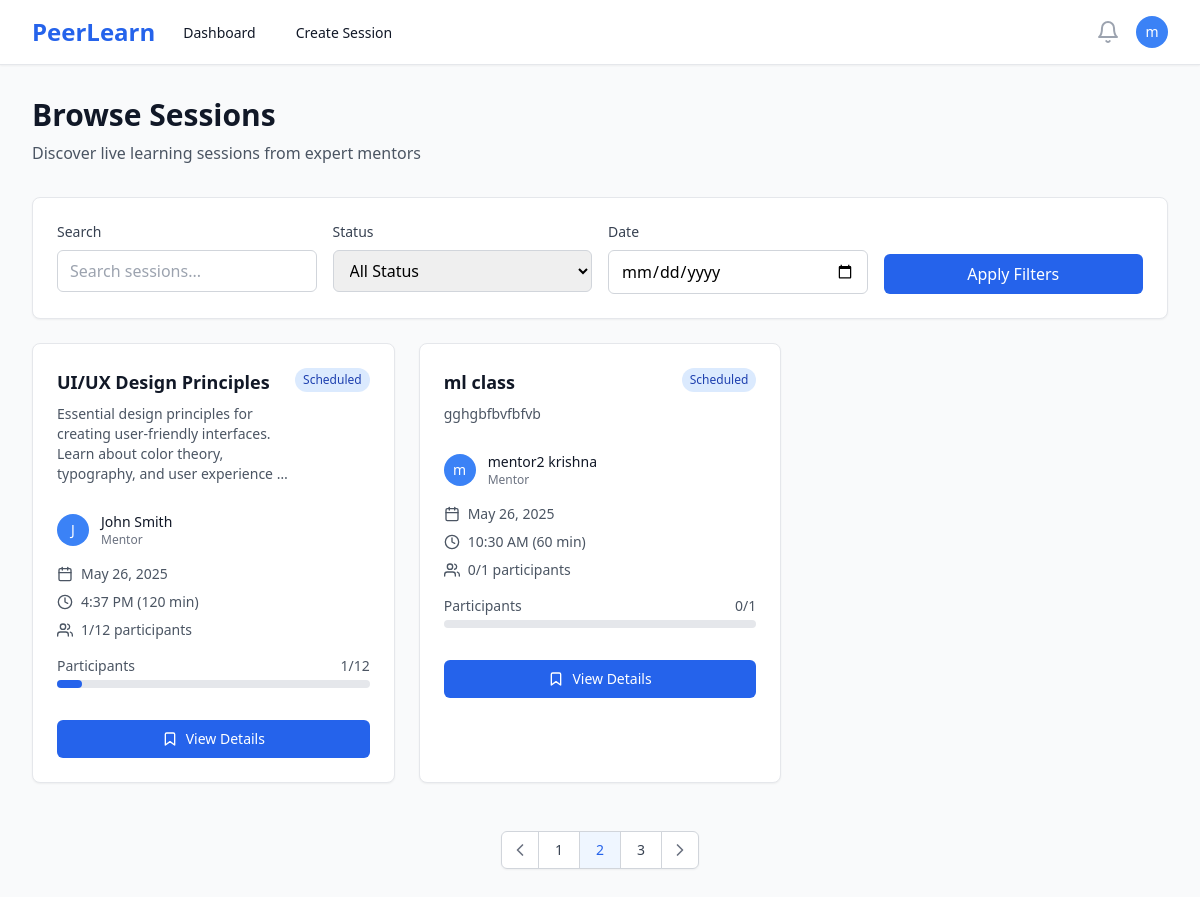
Page /sessions/ (signed in) on the earlier database version.
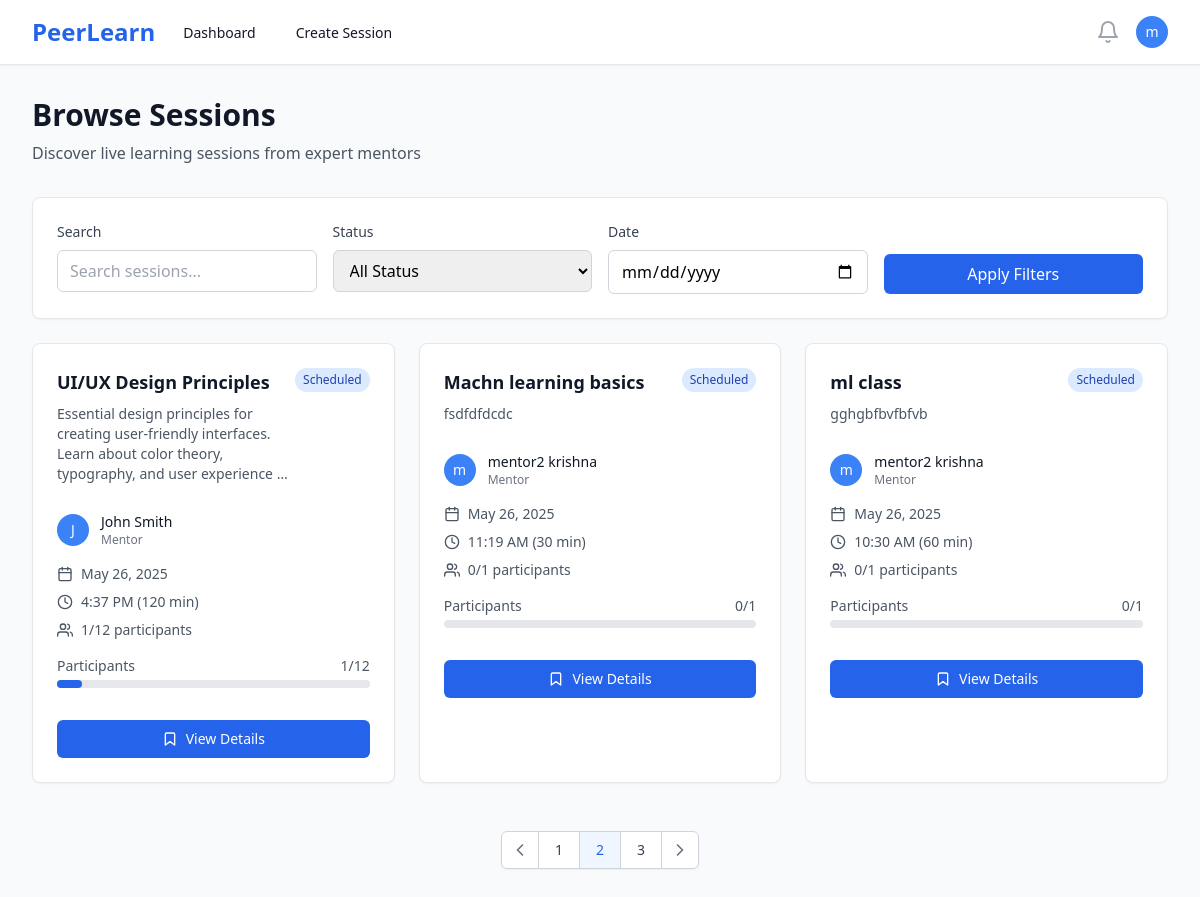
Same page on the later database version.
### users/models.py (models this page shows, shortened)
class User(AbstractUser):
    ROLE_CHOICES = [
        ('mentor', 'Mentor'),
        ('learner', 'Learner'),
    ]
    id = models.UUIDField(primary_key=True, default=uuid.uuid4, editable=False)
    role = models.CharField(max_length=10, choices=ROLE_CHOICES, default='learner')
    bio = models.TextField(blank=True, null=True)
    skills = models.CharField(max_length=500, blank=True, help_text="Comma-separated skills for recommendation matching")
    expertise = models.CharField(max_length=100, blank=True, help_text="Primary domain/area of expertise")
    profile_image = models.ImageField(upload_to='profiles/', blank=True, null=True)
    created_at = models.DateTimeField(auto_now_add=True)
    updated_at = models.DateTimeField(auto_now=True)
    @property
    def is_mentor(self):
        return self.role == 'mentor'

### sessions/models.py (models this page shows, shortened)
class Session(models.Model):
    STATUS_CHOICES = [
        ('draft', 'Draft'),
        ('scheduled', 'Scheduled'),
        ('live', 'Live'),
        ('completed', 'Completed'),
        ('cancelled', 'Cancelled'),
    ]
    CATEGORY_CHOICES = [
        ('programming', 'Programming & Development'),
        ('data-science', 'Data Science & Analytics'),
        ('web-development', 'Web Development'),
        ('mobile-development', 'Mobile Development'),
        ('ai-ml', 'AI & Machine Learning'),
        ('design', 'UI/UX Design'),
        ('business', 'Business & Marketing'),
        ('language', 'Language Learning'),
        ('music', 'Music & Arts'),
        ('fitness', 'Health & Fitness'),
        ('other', 'Other'),
    ]
    id = models.UUIDField(primary_key=True, default=uuid.uuid4, editable=False)
    mentor = models.ForeignKey(User, on_delete=models.CASCADE, related_name='mentor_sessions')
    title = models.CharField(max_length=200)
    description = models.TextField()
    thumbnail = models.ImageField(upload_to='session_thumbnails/', blank=True, null=True, help_text="Session cover image")
    category = models.CharField(max_length=50, choices=CATEGORY_CHOICES, blank=True, help_text="Session category for recommendations")
    skills = models.TextField(blank=True, help_text="Comma-separated skills for ML matching")
    price = models.DecimalField(max_digits=8, decimal_places=2, null=True, blank=True, help_text="Price in INR, null for free sessions")
    schedule = models.DateTimeField()
    duration = models.IntegerField(help_text="Duration in minutes")
    max_participants = models.IntegerField(default=10)
    status = models.CharField(max_length=20, choices=STATUS_CHOICES, default='draft')
    created_at = models.DateTimeField(auto_now_add=True)
    updated_at = models.DateTimeField(auto_now=True)
    class Meta:
        ordering = ['-schedule']
    @property
    def current_participants(self):
        return self.bookings.filter(status='confirmed').count()
    @property
    def is_full(self):
        return self.current_participants >= self.max_participants

### sessions/views.py (the view)
# urls.py: path('', views.session_list, name='session_list'),
@login_required
def session_list(request):
    sessions = Session.objects.filter(
        status='scheduled',
        schedule__gt=timezone.now()
    ).select_related('mentor')
    return render(request, 'sessions/list.html', {'sessions': sessions})

### templates/sessions/list.html (shortened to what this page needs)
{% extends 'base.html' %}
{% block content %}
<div class="max-w-7xl mx-auto px-4 sm:px-6 lg:px-8 py-8">
    <div class="mb-8">
        <h1 class="text-3xl font-bold text-gray-900">Browse Sessions</h1>
        <p class="mt-2 text-gray-600">Discover live learning sessions from expert mentors</p>
    </div>
    <div class="bg-white rounded-lg shadow-sm border border-gray-200 p-6 mb-6">
        <div class="grid grid-cols-1 md:grid-cols-4 gap-4">
            <div>
                <label class="block text-sm font-medium text-gray-700 mb-2">Search</label>
                <input type="text"
                       placeholder="Search sessions..."
                       class="w-full px-3 py-2 border border-gray-300 rounded-md focus:ring-blue-500 focus:border-blue-500">
            </div>
            <div>
                <label class="block text-sm font-medium text-gray-700 mb-2">Status</label>
                <select class="w-full px-3 py-2 border border-gray-300 rounded-md focus:ring-blue-500 focus:border-blue-500">
                    <option value="">All Status</option>
                </select>
            </div>
            <div>
                <label class="block text-sm font-medium text-gray-700 mb-2">Date</label>
                <input type="date"
                       class="w-full px-3 py-2 border border-gray-300 rounded-md focus:ring-blue-500 focus:border-blue-500">
            </div>
            <div class="flex items-end">
                <button class="w-full px-4 py-2 bg-blue-600 text-white rounded-md hover:bg-blue-700 focus:outline-none focus:ring-2 focus:ring-offset-2 focus:ring-blue-500">
                    Apply Filters
                </button>
            </div>
        </div>
    </div>
    {% if sessions %}
    <div class="grid grid-cols-1 md:grid-cols-2 lg:grid-cols-3 gap-6">
        {% for session in sessions %}
        <div class="bg-white rounded-lg shadow-sm border border-gray-200 hover:shadow-md transition-shadow">
            <div class="p-6">
                <div class="flex items-start justify-between mb-4">
                    <div class="flex-1">
                        <h3 class="text-lg font-semibold text-gray-900 mb-2">
                            <a href="{% url 'session_detail' session.id %}" class="hover:text-blue-600">
                                {{ session.title }}
                            </a>
                        </h3>
                        <p class="text-sm text-gray-600 mb-3">{{ session.description|truncatewords:15 }}</p>
                    </div>
                    <span class="px-2 py-1 text-xs font-medium rounded-full flex-shrink-0
                                {% if session.status == 'scheduled' %}bg-blue-100 text-blue-800
                                {% elif session.status == 'live' %}bg-green-100 text-green-800
                                {% elif session.status == 'completed' %}bg-gray-100 text-gray-800
                                {% elif session.status == 'cancelled' %}bg-red-100 text-red-800
                                {% else %}bg-yellow-100 text-yellow-800{% endif %}">
                        {{ session.status|title }}
                    </span>
                </div>
                <div class="flex items-center mb-4">
                    {% if session.mentor.profile_image %}
                        <img class="h-8 w-8 rounded-full" src="{{ session.mentor.profile_image.url }}" alt="">
                    {% else %}
                        <div class="h-8 w-8 rounded-full bg-blue-500 flex items-center justify-center">
                            <span class="text-white text-sm font-medium">{{ session.mentor.first_name|first|default:session.mentor.username|first }}</span>
                        </div>
                    {% endif %}
                    <div class="ml-3">
                        <p class="text-sm font-medium text-gray-900">{{ session.mentor.get_full_name|default:session.mentor.username }}</p>
                        <p class="text-xs text-gray-500">Mentor</p>
                    </div>
                </div>
                <div class="space-y-2 text-sm text-gray-600 mb-4">
                    <div class="flex items-center">
                        <i data-feather="calendar" class="h-4 w-4 mr-2"></i>
                        {{ session.schedule|date:"M j, Y" }}
                    </div>
                    <div class="flex items-center">
                        <i data-feather="clock" class="h-4 w-4 mr-2"></i>
                        {{ session.schedule|time:"g:i A" }} ({{ session.duration }} min)
                    </div>
                    <div class="flex items-center">
                        <i data-feather="users" class="h-4 w-4 mr-2"></i>
                        {{ session.current_participants }}/{{ session.max_participants }} participants
                    </div>
                </div>
                <div class="mb-4">
                    <div class="flex justify-between text-sm text-gray-600 mb-1">
                        <span>Participants</span>
                        <span>{{ session.current_participants }}/{{ session.max_participants }}</span>
                    </div>
                    <div class="w-full bg-gray-200 rounded-full h-2">
                        <div class="bg-blue-600 h-2 rounded-full"
                             style="width: {% widthratio session.current_participants session.max_participants 100 %}%"></div>
                    </div>
                </div>
                <div class="pt-4">
                    {% if user.is_authenticated %}
                        {% if session.status == 'live' %}
                            <a href="{% url 'session_detail' session.id %}"
                               class="w-full inline-flex items-center justify-center px-4 py-2 border border-transparent text-sm font-medium rounded-md text-white bg-green-600 hover:bg-green-700">
                                <i data-feather="video" class="h-4 w-4 mr-2"></i>
                                Join Live Session
                            </a>
                        {% elif session.status == 'scheduled' %}
                            {% if session.is_full %}
                                <button disabled
                                        class="w-full inline-flex items-center justify-center px-4 py-2 border border-gray-300 text-sm font-medium rounded-md text-gray-500 bg-gray-100 cursor-not-allowed">
                                    <i data-feather="users" class="h-4 w-4 mr-2"></i>
                                    Session Full
                                </button>
                            {% else %}
                                <a href="{% url 'session_detail' session.id %}"
                                   class="w-full inline-flex items-center justify-center px-4 py-2 border border-transparent text-sm font-medium rounded-md text-white bg-blue-600 hover:bg-blue-700">
                                    <i data-feather="bookmark" class="h-4 w-4 mr-2"></i>
                                    View Details
                                </a>
                            {% endif %}
                        {% else %}
                            <a href="{% url 'session_detail' session.id %}"
                               class="w-full inline-flex items-center justify-center px-4 py-2 border border-gray-300 text-sm font-medium rounded-md text-gray-700 bg-white hover:bg-gray-50">
                                <i data-feather="eye" class="h-4 w-4 mr-2"></i>
                                View Details
                            </a>
                        {% endif %}
                    {% else %}
                        <a href="{% url 'login' %}"
                           class="w-full inline-flex items-center justify-center px-4 py-2 border border-transparent text-sm font-medium rounded-md text-white bg-blue-600 hover:bg-blue-700">
                            Login to Book
                        </a>
                    {% endif %}
                </div>
            </div>
        </div>
        {% endfor %}
    </div>
    <div class="mt-12 flex justify-center">
        <nav class="relative z-0 inline-flex rounded-md shadow-sm -space-x-px" aria-label="Pagination">
            <a href="#" class="relative inline-flex items-center px-2 py-2 rounded-l-md border border-gray-300 bg-white text-sm font-medium text-gray-500 hover:bg-gray-50">
                <i data-feather="chevron-left" class="h-5 w-5"></i>
            </a>
            <a href="#" class="relative inline-flex items-center px-4 py-2 border border-gray-300 bg-white text-sm font-medium text-gray-700 hover:bg-gray-50">
                1
            </a>
            <a href="#" class="relative inline-flex items-center px-4 py-2 border border-gray-300 bg-blue-50 text-sm font-medium text-blue-600">
                2
            </a>
            <a href="#" class="relative inline-flex items-center px-4 py-2 border border-gray-300 bg-white text-sm font-medium text-gray-700 hover:bg-gray-50">
                3
            </a>
            <a href="#" class="relative inline-flex items-center px-2 py-2 rounded-r-md border border-gray-300 bg-white text-sm font-medium text-gray-500 hover:bg-gray-50">
                <i data-feather="chevron-right" class="h-5 w-5"></i>
            </a>
        </nav>
    </div>
    {% endif %}
</div>
{% endblock %}

### templates/base.html (shortened to what this page needs)
<!DOCTYPE html>
<html lang="en" class="h-full bg-gray-50">
<head>
    <script src="https://cdn.tailwindcss.com"></script>
</head>
<body class="h-full">
    {% if user.is_authenticated %}
    <nav class="bg-white shadow-sm border-b border-gray-200" x-data="{ mobileMenuOpen: false }">
        <div class="max-w-7xl mx-auto px-4 sm:px-6 lg:px-8">
            <div class="flex justify-between h-16">
                <div class="flex">
                    <div class="flex-shrink-0 flex items-center">
                        <a href="{% url 'landing' %}" class="text-2xl font-bold text-blue-600">PeerLearn</a>
                    </div>
                    <div class="hidden sm:ml-6 sm:flex sm:space-x-8">
                        {% if user.is_mentor %}
                            <a href="{% url 'mentor_dashboard' %}" class="border-transparent text-gray-900 hover:text-blue-600 inline-flex items-center px-1 pt-1 border-b-2 text-sm font-medium">
                                Dashboard
                            </a>
                            <a href="{% url 'create_session' %}" class="border-transparent text-gray-900 hover:text-blue-600 inline-flex items-center px-1 pt-1 border-b-2 text-sm font-medium">
                                Create Session
                            </a>
                        {% endif %}
                    </div>
                </div>
                <div class="hidden sm:ml-6 sm:flex sm:items-center">
                    <button type="button" class="bg-white p-1 rounded-full text-gray-400 hover:text-gray-500 focus:outline-none focus:ring-2 focus:ring-offset-2 focus:ring-blue-500">
                        <i data-feather="bell" class="h-6 w-6"></i>
                    </button>
                    <div class="ml-3 relative" x-data="{ open: false }">
                        <div>
                            <button @click="open = !open" type="button" class="bg-white rounded-full flex text-sm focus:outline-none focus:ring-2 focus:ring-offset-2 focus:ring-blue-500" id="user-menu-button">
                                <div class="h-8 w-8 rounded-full bg-blue-500 flex items-center justify-center">
                                    <span class="text-white text-sm font-medium">{{ user.first_name|first|default:user.username|first }}</span>
                                </div>
                            </button>
                        </div>
                    </div>
                </div>
            </div>
        </div>
    </nav>
    {% endif %}
    <main class="{% if user.is_authenticated %}pt-0{% else %}pt-0{% endif %}">
        {% block content %}{% endblock %}
    </main>
</body>
</html>

Differences in the rows shown:
added Session: title "Machn learning basics", description "fsdfdfdcdc", status "Scheduled", mentor.first_name|first "m", mentor.get_full_name "mentor2 krishna", schedule "May 26, 2025", schedule "11:19 AM", duration "30", current_participants "0", max_participants "1", shows "View Details"
